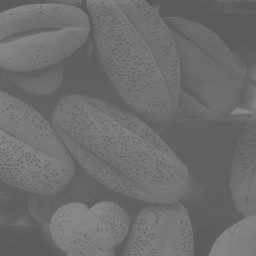
#> input picture Images/LowContrast.tif, 256 x 256 px, shrunk from 500 x 500 before the run
$ jupyter execute --allow-errors histogram_processing.ipynb
#> lines starting #> are read from the running program, lines starting #| are printed output that depends on the picture; after the words box and inside, x2 and y2 are one past the last pixel; in counts of white or black regions, pixels touching at a corner belong together
[cell 1]
import numpy as np
import cv2 as cv
import matplotlib.pyplot as plt
import skimage

[cell 2]
########## EXAMPLE IMAGE ##########

imgArr = cv.imread("./Images/LowContrast.tif", cv.IMREAD_GRAYSCALE)
#> imgArr is the input picture: shape (256, 256); min 90, max 136, mean 109.1
#imgArr = skimage.data.moon()

plt.imshow(imgArr, cmap='gray', vmin = 0, vmax=255)
plt.show()
print(imgArr.shape)
#| (256, 256)

[cell 3]
########## HELPER FUNCTIONS ##########

def zero_pad(arr, padWidth = 1):
  '''
  Zero pads an array by padWidth on all sides
  '''
  numRow, numCol = arr.shape
  paddedShape = (numRow + 2*padWidth, numCol + 2*padWidth)
  padArr = np.zeros(paddedShape)
  # Copy the original array into the center of the padded array
  padArr[padWidth:numRow+padWidth, padWidth:numCol+padWidth] = arr
  return padArr

def replicate_pad(arr, padWidth = 1):
  numRow, numCol = arr.shape
  # Start with a zero pad
  padArr = zero_pad(arr, padWidth)
  # Replicate pad along rows
  for i in range(padWidth):
    padArr[i, padWidth:numCol+padWidth] = arr[0, :]
    padArr[i+numRow+padWidth,padWidth:numCol+padWidth] = arr[-1, :]
  # Replicate pad along columns
  for j in range(padWidth):
    padArr[:,j] = padArr[:,padWidth]
    padArr[:,j+numCol+padWidth] = padArr[:,numCol+padWidth-1]
  return padArr


def mirror_pad(arr, padWidth = 1):
  numRow, numCol = arr.shape
  # Start with a zero pad
  padArr = zero_pad(arr, padWidth)
  # Mirror pad along rows
  for i in range(padWidth):
    padArr[i,padWidth:numCol+padWidth] = arr[padWidth-i,:]
    padArr[i+numRow+padWidth,padWidth:numCol+padWidth] = arr[numRow-i-2,:]
  # Mirror pad along columns
  for j in range(padWidth):
    padArr[:,j] = padArr[:,2*padWidth-j]
    padArr[:,j+numCol+padWidth] = padArr[:,numCol+padWidth-j-2]
  return padArr

def mirror_pad_axis(arr, pad=(1,1,1,1)):
  '''
  Mirror pads an array by a specific amount along the top, bottom, left, and right

  Args:
    arr (np.ndarray): The input two-dimensional array
    pad (tuple): Describes the amount of padding on each side as (top, bottom, left, right)

  Returns:
    np.ndarray: The mirror padded array
  '''
  # Start with an asymmetrical zero pad
  numRow, numCol = arr.shape
  padArr = np.zeros((numRow+pad[0]+pad[1],numCol+pad[2]+pad[3]))
  padArr[pad[0]:numRow+pad[0],pad[2]:numCol+pad[2]] = arr
  # Pad top
  for i in range(pad[0]):
    padArr[i,pad[2]:numCol+pad[2]] = arr[pad[0]-i,:]
  # Pad bottom
  for i in range(pad[1]):
    padArr[i+numRow+pad[0],pad[2]:numCol+pad[2]] = arr[numRow-i-2,:]
  # Pad left
  for j in range(pad[2]):
    padArr[:,j] = padArr[:,2*pad[2]-j]
  # Pad right
  for j in range(pad[3]):
    padArr[:,j+numCol+pad[2]] = padArr[:,numCol+pad[2]-j-2]
  return padArr

def strip_padding(arr, padWidth=1):
  return arr[padWidth:-padWidth, padWidth:-padWidth]

def strip_padding_axis(arr, pad):
  pass

def histogram_arr(arr, numLevels=256):
    histogram = np.zeros(numLevels)
    #for val in np.nditer(arr): #Consider not using nditer for performance
        #histogram[val] += 1
    for row in arr:
      for val in row:
        print(type(val))
        histogram[val] += 1
    return histogram

def histogram_dict(arr):
  histogramDict = {}
  for row in arr:
    for pixel in row:
      if pixel in histogramDict:
        histogramDict[pixel] += 1
      else:
        histogramDict[pixel] = 1
  return histogramDict

def histogram_binned(arr, bins):
  pass

[cell 4]
########## GLOBAL HISTOGRAM EQUALIZATION ##########

def hist_eq(imgArr, numLevels=256):
#> called with numLevels = 256
    numPixels = imgArr.shape[0]*imgArr.shape[1]
#> numPixels = 65536
    cdf = np.zeros(numLevels)
    histogram = histogram_arr(imgArr)
#> the loop in histogram_arr, `for row in arr:` made 256 passes
#> (printed output is left out)
#> after the loop in histogram_arr, `for row in arr:`: histogram = 256 values, max 4879 at index 96, min 0 at index 0, mean 256
    # Get cumulative distribution function
    for i in range(numLevels):
        sum = 0
        for j in range(i+1):
            sum += histogram[j]
        cdf[i] = sum/numPixels
#> after the loop, cdf = 256 values from 0 to 1
    # Apply cdf as transformation function, scaled by number of levels
    outputArr = np.zeros(imgArr.shape, dtype=int)
    for (ind, val) in np.ndenumerate(imgArr):
        outputArr[ind] = (numLevels-1)*cdf[val]
#> this loop made 65536 passes
#> (ind, val) on passes 1 to 3: ((0, 0), 91), ((0, 1), 91), ((0, 2), 91)
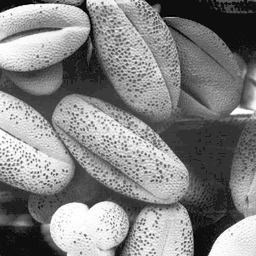
#> outputArr: shape (256, 256) int64; min 0, max 255, mean 130.9
    return outputArr


def hist_eq_stretch(imgArr, numLevels=256):
#> called with numLevels = 256
    numPixels = imgArr.shape[0]*imgArr.shape[1]
#> numPixels = 65536
    cdf = np.zeros(numLevels)
    histogram = histogram_arr(imgArr)
    # Get cumulative distribution function
    for i in range(numLevels):
        sum = 0
        for j in range(i+1):
            sum += histogram[j]
        cdf[i] = sum/numPixels
#> after the loop, cdf = 256 values from 0 to 1
    # Apply cdf as transformation function and contrast stretch to entire range
    outputArr = np.zeros(imgArr.shape, dtype=int)
    cdfMin = np.amin(cdf[np.nonzero(cdf)])
#> cdfMin = 0.00146
    for (ind, val) in np.ndenumerate(imgArr):
        outputArr[ind] = round((numLevels-1)*(cdf[val]-cdfMin)/(1-cdfMin))
    return outputArr


# Apply global histogram equlization to the example image
imgArrHistEq = hist_eq(imgArr)
imgArrHistEqStretch = hist_eq_stretch(imgArr)

# Plot results
bins = np.arange(0,256)
fig, ax = plt.subplots(nrows=3,ncols=2,figsize=(14,14))
# Original image and histogram
ax[0,0].imshow(imgArr, cmap="gray",vmin=0,vmax=255)
ax[0,0].set_title("Original")
ax[0,1].bar(bins,histogram_arr(imgArr))
# Histogram equalized image and histogram
ax[1,0].imshow(imgArrHistEq, cmap="gray",vmin=0,vmax=255)
ax[1,0].set_title("Histogram Equalized")
ax[1,1].bar(bins,histogram_arr(imgArrHistEq))
# Histogram equalized with contrast stretch image and histogram
ax[2,0].imshow(imgArrHistEqStretch, cmap="gray",vmin=0,vmax=255)
ax[2,0].set_title("Histogram Equalized w/ Contrast Stretch")
ax[2,1].bar(bins,histogram_arr(imgArrHistEqStretch))
fig.subplots_adjust(wspace=0)
#> figure, not shown here; panel 2: tallest bar 4879 high, from x = 95.6 to 96.4; panel 4: tallest bar 4879 high, from x = 49.6 to 50.4; panel 6: tallest bar 4879 high, from x = 49.6 to 50.4

[cell 5]
########## ADAPTIVE HISTOGRAM EQUALIZATION ##########

def adaptive_hist_eq(imgArr, kernelSize=3, numLevels=256):
  #padWidth = (kernelSize-1)//2
  padWidth = kernelSize//2
  imgPadArr = mirror_pad(imgArr, padWidth = padWidth)
#> after the loop in mirror_pad, `for i in range(padWidth):`: padArr: shape (258, 258) float64; min 0, max 136, mean 108.2
#> after the loop in mirror_pad, `for j in range(padWidth):`:
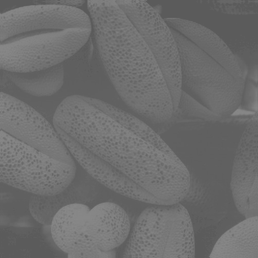
#> padArr: shape (258, 258) float64; min 90, max 136, mean 109.1
  outputArr = np.zeros(imgPadArr.shape)
  # Iterate through rows
  for i in range(padWidth,imgPadArr.shape[0]-padWidth):
  # Calculate the histogram at the beginnin of each row
    #histogramDict = {}
    nHood = imgPadArr[i-padWidth:i+padWidth+1,0:2*padWidth+1]
    # Use np iterable instead???
    '''
    for row in nHood:
      for pixel in row:
        if pixel in histogramDict:
          histogramDict[pixel] += 1
        else:
          histogramDict[pixel] = 1
    '''
    histogramDict = histogram_dict(nHood)
    # Iterate through columns
    for j in range(padWidth,imgPadArr.shape[1]-padWidth):
      sum = 0
      for pixel in histogramDict.keys():
        if pixel > imgPadArr[i,j]:
          continue
        pixelProb = histogramDict[pixel]/(kernelSize*kernelSize)
        sum += pixelProb
      outputArr[i,j] = int(numLevels-1)*sum
      # Recalculate histogram as sliding window
      # Remove first column of nhoods values from histogram
      for pixel in nHood[:,0]:
        histogramDict[pixel] -= 1
        # Remove dictionary entry if no entrys
        if histogramDict[pixel] == 0:
          del histogramDict[pixel]
      # Shift nhood over
      if j != imgPadArr.shape[1] - padWidth - 1:
        nHood = imgPadArr[i-padWidth:i+padWidth+1,j-padWidth:j+padWidth+1]
      # Add values from last column of nhood to histogram
      for pixel in nHood[:,-1]:
        if pixel in histogramDict:
          histogramDict[pixel] += 1
        else:
          histogramDict[pixel] = 1
#> this loop made 256 passes
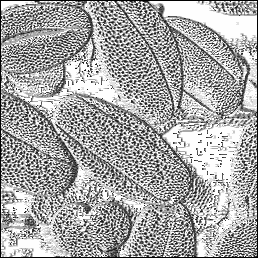
#> outputArr: shape (258, 258) float64; min 0, max 255, mean 167.6; drawn with min black and max white

  outputArr = strip_padding(outputArr, padWidth)
  return outputArr

# Apply adaptive histogram equalization with different kernel sizes
imgArrAdHist3 = adaptive_hist_eq(imgArr, kernelSize=3)
imgArrAdHist21 = adaptive_hist_eq(imgArr, kernelSize=21)
#> call 2 of adaptive_hist_eq, with kernelSize = 21, numLevels = 256
#> after the loop in mirror_pad (call 2), `for i in range(padWidth):`: padArr: shape (276, 276) float64; min 0, max 136, mean 101.1
#> after the loop in mirror_pad (call 2), `for j in range(padWidth):`: padArr: shape (276, 276) float64; min 90, max 136, mean 109
#> after the loop in adaptive_hist_eq (call 2), `for i in range(padWidth,imgPadArr.shape[0]-padWidth):`:
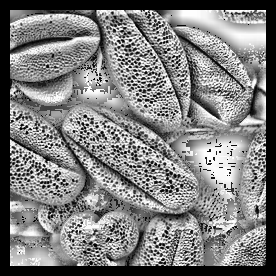
#> outputArr: shape (276, 276) float64; min 0, max 255, mean 126.8; drawn with min black and max white
imgArrAdHist121 = adaptive_hist_eq(imgArr, kernelSize=141)
#> call 3 of adaptive_hist_eq, with kernelSize = 141, numLevels = 256
#> after the loop in adaptive_hist_eq (call 3), `for i in range(padWidth,imgPadArr.shape[0]-padWidth):`:
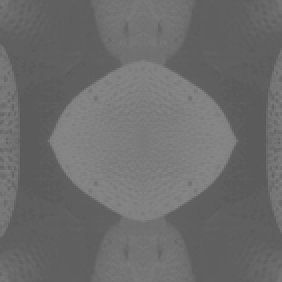
#> nHood: shape (141, 141) float64 (shown 2 times larger); min 90, max 136, mean 107.6
#> after the loop in adaptive_hist_eq (call 3), `for i in range(padWidth,imgPadArr.shape[0]-padWidth):`:
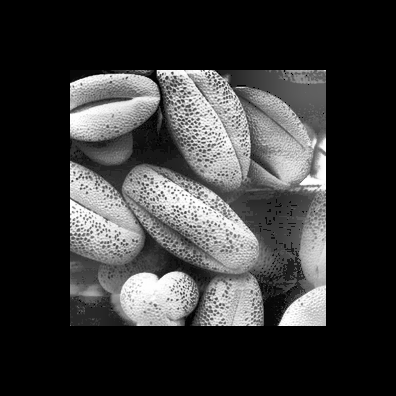
#> outputArr: shape (396, 396) float64; min 0, max 255, mean 55.8; drawn with min black and max white
#> call 3 of strip_padding, with padWidth = 70
#> in strip_padding (call 3), `return arr[padWidth:-padWidth, padWidth:-padWidth]`:
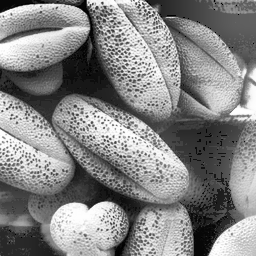
#> returned value: shape (256, 256) float64; min 0.269, max 255, mean 133.5; drawn with min black and max white

# Plot results
fig, ax = plt.subplots(nrows=2,ncols=2,figsize=(14,14))
ax[0,0].imshow(imgArr,cmap="gray",vmin=0,vmax=255)
ax[0,1].imshow(imgArrAdHist3,cmap="gray",vmin=0,vmax=255)
ax[1,0].imshow(imgArrAdHist21,cmap="gray",vmin=0,vmax=255)
ax[1,1].imshow(imgArrAdHist121,cmap="gray",vmin=0,vmax=255)

[cell 6]
def adaptive_hist_eq_tiled(imgArr, tileSize=(8,8), numLevels=256):
    # Get necessary padding sizes
#> called with tileSize = (31, 33), numLevels = 256
    vPad = 0
    hPad = 0
    if imgArr.shape[0] % tileSize[0] != 0:
        vPad = ((imgArr.shape[0]//tileSize[0])*tileSize[0]+tileSize[0])-imgArr.shape[0]
#> vPad = 23
    if imgArr.shape[1] % tileSize[1] != 0:
        hPad = ((imgArr.shape[1]//tileSize[1])*tileSize[1]+tileSize[1])-imgArr.shape[1]
#> hPad = 8
    # Distribute padding as equally as possible on each side
    if vPad % 2 == 0:
        topPad, bottomPad = vPad//2, vPad//2
    else:
        topPad, bottomPad = vPad//2, vPad//2 + 1
#> topPad = 11; bottomPad = 12
    if hPad % 2 == 0:
        leftPad, rightPad = hPad//2, hPad//2
#> leftPad = 4; rightPad = 4
    else:
        leftPad, rightPad = hPad//2, hPad//2 + 1

    imgPadArr = mirror_pad_axis(imgArr, pad=(topPad,bottomPad,leftPad,rightPad))
#> after the loop in mirror_pad_axis, `for i in range(pad[0]):`: padArr: shape (279, 264) float64; min 0, max 136, mean 101.1
#> after the loop in mirror_pad_axis, `for i in range(pad[1]):`: padArr: shape (279, 264) float64; min 0, max 136, mean 105.7
#> after the loop in mirror_pad_axis, `for j in range(pad[2]):`:
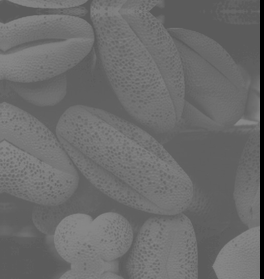
#> padArr: shape (279, 264) float64; min 0, max 136, mean 107.4
#> after the loop in mirror_pad_axis, `for j in range(pad[3]):`:
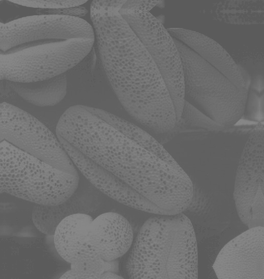
#> padArr: shape (279, 264) float64; 1.52% of pixels changed, all inside (x1, y1, x2, y2) = (260, 0, 264, 279)
    outputArr = np.zeros(imgPadArr.shape)

    for i in range(0, imgPadArr.shape[0], tileSize[0]):
        for j in range(0, imgPadArr.shape[1], tileSize[1]):
            tile = imgPadArr[i:i+tileSize[0],j:j+tileSize[1]]
            print(tile.shape)
            outputArr[i:i+tileSize[0],j:j+tileSize[1]] = hist_eq(tile)
#> outputArr: shape (279, 264) float64; every value is 0
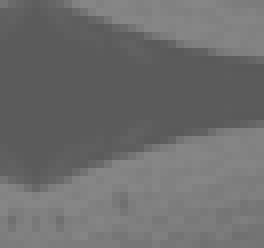
#> tile: shape (31, 33) float64 (shown 8 times larger); min 90, max 134, mean 109.3
    return outputArr

#> (the rest of this cell did not finish here and is left out)
